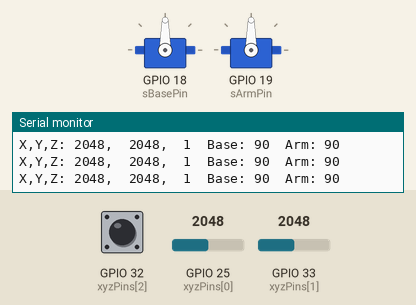
Bench run of a sketch on a simulated ESP32. On the bench: 2 × servo, the last lines printed to the serial monitor. The inputs (shaded band) are chosen by the test bench; at power-on: GPIO 25 (xyzPins[0]) = 2048, GPIO 33 (xyzPins[1]) = 2048, GPIO 32 (xyzPins[2]) HIGH.

Above: at 1.2 s.
1.3 s: GPIO 25 (xyzPins[0]) set to 2866
At 2.1 s:
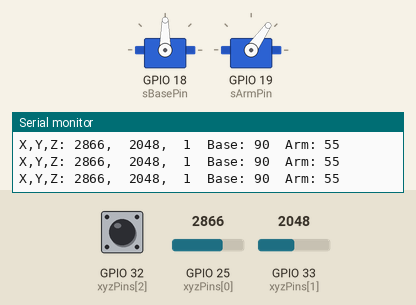
2.8 s: GPIO 33 (xyzPins[1]) set to 2866
At 4.0 s:
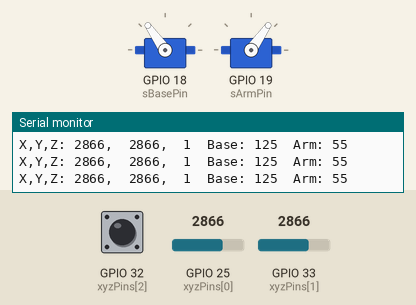
4.3 s: GPIO 25 (xyzPins[0]) set to 3603
At 5.2 s:
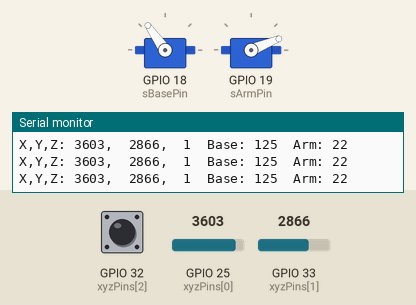
5.8 s: GPIO 33 (xyzPins[1]) set to 3603
At 6.9 s:
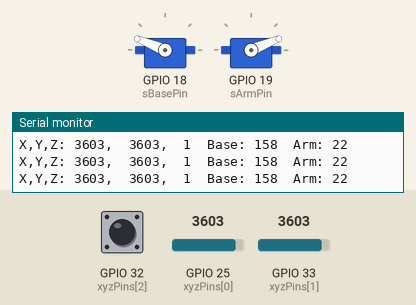
7.3 s: GPIO 25 (xyzPins[0]) set to 4095
At 7.9 s:
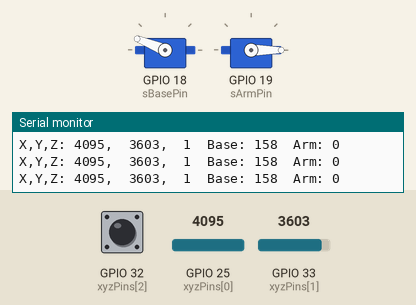
8.8 s: GPIO 33 (xyzPins[1]) set to 4095
At 10.0 s:
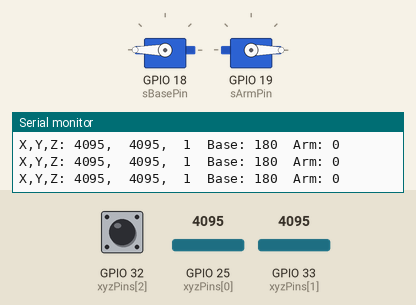
Timing chart, 0 to 11.3 s (numbered marks = the images above; inputs shaded):
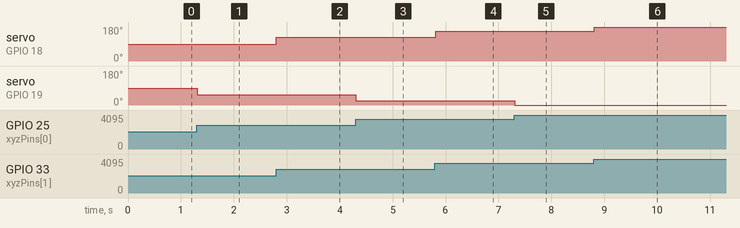

Measured:
- after the input at 1.3 s, servo on GPIO 19 (sArmPin): 90° → 55° at once
- after the input at 2.8 s, servo on GPIO 18 (sBasePin): 90° → 125° at once
- after the input at 4.3 s, servo on GPIO 19 (sArmPin): 55° → 22° at once
- after the input at 5.8 s, servo on GPIO 18 (sBasePin): 125° → 158° at once
- after the input at 7.3 s, servo on GPIO 19 (sArmPin): 22° → 0° at once
- after the input at 8.8 s, servo on GPIO 18 (sBasePin): 158° → 180° at once

The sketch:

roboticArm.ino
```cpp
#include <ESP32Servo.h>

Servo servoBase;
Servo servoArm;   // second servo

int sBasePin = 18;   // PWM pin for base servo
int sArmPin  = 19;   // PWM pin for arm servo (pick another PWM-capable pin)

int angleBase = 0;
int angleArm  = 0;

int xyzPins[] = {25, 33, 32};   // x, y, z pins

void setup() {
  // Attach both servos
  servoBase.attach(sBasePin, 500, 2400);
  servoArm.attach(sArmPin, 500, 2400);

  Serial.begin(115200);
  pinMode(xyzPins[2], INPUT_PULLUP);  // z axis is a button
}

void loop() {
  int xVal = analogRead(xyzPins[0]);
  int yVal = analogRead(xyzPins[1]);
  int zVal = digitalRead(xyzPins[2]);

  // Map joystick Y to two different servo angles
  angleBase = map(yVal, 0, 4095, 0, 180);   // normal direction
  angleArm  = map(xVal, 0, 4095, 180, 0);   // opposite direction (optional)

  // Write angles to servos
  servoBase.write(angleBase);
  servoArm.write(angleArm);

  // Debugging
  Serial.printf("X,Y,Z: %d,\t%d,\t%d\tBase: %d\tArm: %d\n",
                xVal, yVal, zVal, angleBase, angleArm);

  delay(20);
}
```
